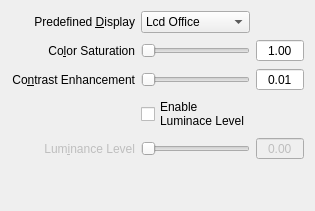
        <widget class="QWidget" name="page_mantiuk08">
         <property name="sizePolicy">
          <sizepolicy hsizetype="Minimum" vsizetype="Minimum">
           <horstretch>0</horstretch>
           <verstretch>0</verstretch>
          </sizepolicy>
         </property>
         <layout class="QGridLayout" name="gridLayout_9">
          <item row="0" column="0">
           <layout class="QGridLayout" name="gridLayout">
            <item row="0" column="1">
             <widget class="QComboBox" name="displayComboBox">
              <property name="sizePolicy">
               <sizepolicy hsizetype="MinimumExpanding" vsizetype="Minimum">
                <horstretch>0</horstretch>
                <verstretch>0</verstretch>
               </sizepolicy>
              </property>
              <item>
               <property name="text">
                <string>Lcd Office</string>
               </property>
              </item>
              <item>
               <property name="text">
                <string>Lcd</string>
               </property>
              </item>
              <item>
               <property name="text">
                <string>Lcd Bright</string>
               </property>
              </item>
              <item>
               <property name="text">
                <string>CRT</string>
               </property>
              </item>
             </widget>
            </item>
            <item row="1" column="0">
             <widget class="QLabel" name="label_3">
              <property name="sizePolicy">
               <sizepolicy hsizetype="Minimum" vsizetype="Minimum">
                <horstretch>0</horstretch>
                <verstretch>0</verstretch>
               </sizepolicy>
              </property>
              <property name="text">
               <string>Co&amp;lor Saturation</string>
              </property>
              <property name="alignment">
               <set>Qt::AlignRight|Qt::AlignTrailing|Qt::AlignVCenter</set>
              </property>
              <property name="wordWrap">
               <bool>true</bool>
              </property>
              <property name="buddy">
               <cstring>colorSaturationSlider</cstring>
              </property>
             </widget>
            </item>
            <item row="2" column="0">
             <widget class="QLabel" name="label_4">
              <property name="sizePolicy">
               <sizepolicy hsizetype="Minimum" vsizetype="Minimum">
                <horstretch>0</horstretch>
                <verstretch>0</verstretch>
               </sizepolicy>
              </property>
              <property name="text">
               <string>Co&amp;ntrast Enhancement</string>
              </property>
              <property name="alignment">
               <set>Qt::AlignRight|Qt::AlignTrailing|Qt::AlignVCenter</set>
              </property>
              <property name="wordWrap">
               <bool>true</bool>
              </property>
              <property name="buddy">
               <cstring>contrastEnhancementSlider</cstring>
              </property>
             </widget>
            </item>
            <item row="3" column="1">
             <widget class="QCheckBox" name="luminanceLevelCheckBox">
              <property name="sizePolicy">
               <sizepolicy hsizetype="MinimumExpanding" vsizetype="Minimum">
                <horstretch>0</horstretch>
                <verstretch>0</verstretch>
               </sizepolicy>
              </property>
              <property name="text">
               <string>Enable
Luminace Level</string>
              </property>
             </widget>
            </item>
            <item row="4" column="0">
             <widget class="QLabel" name="label_5">
              <property name="enabled">
               <bool>false</bool>
              </property>
              <property name="sizePolicy">
               <sizepolicy hsizetype="Minimum" vsizetype="Minimum">
                <horstretch>0</horstretch>
                <verstretch>0</verstretch>
               </sizepolicy>
              </property>
              <property name="minimumSize">
               <size>
                <width>0</width>
                <height>0</height>
               </size>
              </property>
              <property name="maximumSize">
               <size>
                <width>16777215</width>
                <height>16777215</height>
               </size>
              </property>
              <property name="text">
               <string>Lum&amp;inance Level</string>
              </property>
              <property name="alignment">
               <set>Qt::AlignRight|Qt::AlignTrailing|Qt::AlignVCenter</set>
              </property>
              <property name="wordWrap">
               <bool>true</bool>
              </property>
              <property name="buddy">
               <cstring>luminanceLevelSlider</cstring>
              </property>
             </widget>
            </item>
            <item row="4" column="2">
             <widget class="QDoubleSpinBox" name="luminanceLevelDSB">
              <property name="enabled">
               <bool>false</bool>
              </property>
              <property name="alignment">
               <set>Qt::AlignCenter</set>
              </property>
              <property name="buttonSymbols">
               <enum>QAbstractSpinBox::NoButtons</enum>
              </property>
              <property name="maximum">
               <double>100.000000000000000</double>
              </property>
             </widget>
            </item>
            <item row="2" column="2">
             <widget class="QDoubleSpinBox" name="contrastEnhancementDSB">
              <property name="alignment">
               <set>Qt::AlignCenter</set>
              </property>
              <property name="buttonSymbols">
               <enum>QAbstractSpinBox::NoButtons</enum>
              </property>
              <property name="minimum">
               <double>0.010000000000000</double>
              </property>
              <property name="maximum">
               <double>10.000000000000000</double>
              </property>
              <property name="singleStep">
               <double>0.100000000000000</double>
              </property>
             </widget>
            </item>
            <item row="4" column="1">
             <widget class="QSlider" name="luminanceLevelSlider">
              <property name="enabled">
               <bool>false</bool>
              </property>
              <property name="sizePolicy">
               <sizepolicy hsizetype="MinimumExpanding" vsizetype="Minimum">
                <horstretch>0</horstretch>
                <verstretch>0</verstretch>
               </sizepolicy>
              </property>
              <property name="maximum">
               <number>100</number>
              </property>
              <property name="orientation">
               <enum>Qt::Horizontal</enum>
              </property>
             </widget>
            </item>
            <item row="2" column="1">
             <widget class="QSlider" name="contrastEnhancementSlider">
              <property name="sizePolicy">
               <sizepolicy hsizetype="MinimumExpanding" vsizetype="Minimum">
                <horstretch>0</horstretch>
                <verstretch>0</verstretch>
               </sizepolicy>
              </property>
              <property name="maximum">
               <number>100</number>
              </property>
              <property name="orientation">
               <enum>Qt::Horizontal</enum>
              </property>
             </widget>
            </item>
            <item row="1" column="2">
             <widget class="QDoubleSpinBox" name="colorSaturationDSB">
              <property name="alignment">
               <set>Qt::AlignCenter</set>
              </property>
              <property name="buttonSymbols">
               <enum>QAbstractSpinBox::NoButtons</enum>
              </property>
              <property name="maximum">
               <double>2.000000000000000</double>
              </property>
              <property name="singleStep">
               <double>0.100000000000000</double>
              </property>
              <property name="value">
               <double>1.000000000000000</double>
              </property>
             </widget>
            </item>
            <item row="1" column="1">
             <widget class="QSlider" name="colorSaturationSlider">
              <property name="sizePolicy">
               <sizepolicy hsizetype="MinimumExpanding" vsizetype="Minimum">
                <horstretch>0</horstretch>
                <verstretch>0</verstretch>
               </sizepolicy>
              </property>
              <property name="maximum">
               <number>100</number>
              </property>
              <property name="orientation">
               <enum>Qt::Horizontal</enum>
              </property>
             </widget>
            </item>
            <item row="0" column="0">
             <widget class="QLabel" name="label_6">
              <property name="sizePolicy">
               <sizepolicy hsizetype="Minimum" vsizetype="Minimum">
                <horstretch>0</horstretch>
                <verstretch>0</verstretch>
               </sizepolicy>
              </property>
              <property name="text">
               <string>Predefined &amp;Display</string>
              </property>
              <property name="alignment">
               <set>Qt::AlignRight|Qt::AlignTrailing|Qt::AlignVCenter</set>
              </property>
              <property name="wordWrap">
               <bool>true</bool>
              </property>
              <property name="buddy">
               <cstring>displayComboBox</cstring>
              </property>
             </widget>
            </item>
           </layout>
          </item>
          <item row="1" column="0">
           <spacer name="verticalSpacer_4">
            <property name="orientation">
             <enum>Qt::Vertical</enum>
            </property>
            <property name="sizeHint" stdset="0">
             <size>
              <width>20</width>
              <height>40</height>
             </size>
            </property>
           </spacer>
          </item>
         </layout>
        </widget>
